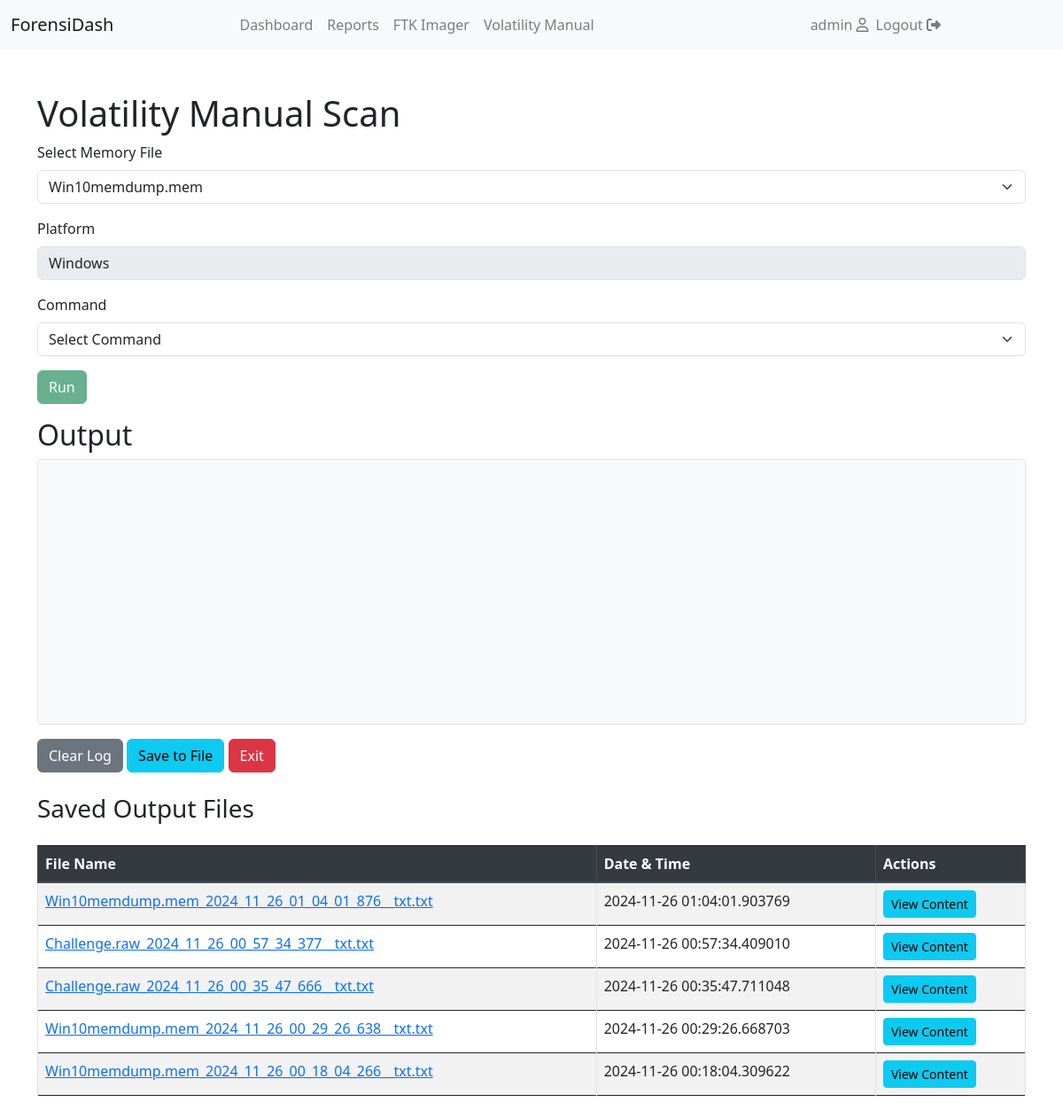
The app's page /volatility (signed in) with its own data.
### models.py (models this page shows)
class User(db.Model, UserMixin):
    id = db.Column(db.Integer, primary_key=True)
    username = db.Column(db.String(150), unique=True, nullable=False)
    password = db.Column(db.String(150), nullable=False)
    vol_manual = db.relationship('VolManual', back_populates='user')

class VolManual(db.Model):
    id = db.Column(db.Integer, primary_key=True)
    user_id = db.Column(db.Integer, db.ForeignKey('user.id'), nullable=False)
    file_id = db.Column(db.Integer, db.ForeignKey('uploaded_files.id'), nullable=False)  # Corrected foreign key reference
    file_name = db.Column(db.String(255), nullable=False)
    date_time = db.Column(db.DateTime, default=datetime.utcnow)
    output = db.Column(db.String(255), nullable=False)
    user = db.relationship('User', back_populates='vol_manual')
    file = db.relationship('UploadedFile', back_populates='vol_manual')

### app.py (the view)
@app.route('/volatility', methods=['GET', 'POST'])
@login_required
def volatility():
    uploaded_files = UploadedFile.query.filter_by(user_id=current_user.id, file_type='memory').all()
    saved_files = VolManual.query.filter_by(user_id=current_user.id).order_by(VolManual.date_time.desc()).all()
    return render_template('volatility.html', uploaded_files=uploaded_files, saved_files=saved_files)

### app.py (called while the page is built)
@login_manager.user_loader
def load_user(user_id):
    return User.query.get(int(user_id))

### templates/volatility.html (shortened to what this page needs)
{% extends "base.html" %}
{% block content %}
<link rel="stylesheet" href="https://cdn.jsdelivr.net/npm/bootstrap@5.3.0/dist/css/bootstrap.min.css">
<body>
    <div class="container mt-5">
        <h1>Volatility Manual Scan</h1>
        <form id="volatility-form">
            <div class="mb-3">
                <label for="memory-file" class="form-label">Select Memory File</label>
                <select id="memory-file" class="form-select" required>
                    {% for file in uploaded_files %}
                    <option value="{{ file.id }}">{{ file.filename }}</option>
                    {% endfor %}
                </select>
            </div>
            <div class="mb-3">
                <label for="platform" class="form-label">Platform</label>
                <input type="text" id="platform" class="form-control" value="Windows" disabled>
            </div>
            <div class="mb-3">
                <label for="command" class="form-label">Command</label>
                <select id="command" class="form-select" required>
                    <option value="" disabled selected>Select Command</option>
                </select>
            </div>
            <div class="mb-3">
                <button type="button" id="run-command" class="btn btn-success" disabled>Run</button>
            </div>
        </form>
        <h2>Output</h2>
        <div id="output"></div>
        <div class="mt-3">
            <button type="button" id="clear-log" class="btn btn-secondary">Clear Log</button>
            <button type="button" id="save-output" class="btn btn-info">Save to File</button>
            <button type="button" id="exit" class="btn btn-danger">Exit</button>
        </div>
    </div>
    <div class="container mt-4">
        <h3 class="mb-4">Saved Output Files</h3>
        {% if saved_files %}
            <div class="table-responsive">
                <table class="table table-striped table-bordered table-hover">
                    <thead class="thead-dark">
                        <tr>
                            <th>File Name</th>
                            <th>Date & Time</th>
                            <th>Actions</th>
                        </tr>
                    </thead>
                    <tbody>
                        {% for saved_file in saved_files %}
                            <tr>
                                <td><a href="{{ saved_file.output }}" target="_blank">{{ saved_file.file_name }}</a></td>
                                <td>{{ saved_file.date_time }}</td>
                                <td>
                                    <a href="{{ url_for('view_output', filename=saved_file.file_name) }}" target="_blank" class="btn btn-info btn-sm">View Content</a>
                                </td>
                            </tr>
                        {% endfor %}
                    </tbody>
                </table>
            </div>
        {% else %}
            <p class="text-muted">No saved files yet.</p>
        {% endif %}
    </div>
</body>
{% endblock %}

### templates/base.html (shortened to what this page needs)
<!DOCTYPE html>
<html lang="en">
<head>
    <link rel="stylesheet" href="{{ url_for('static', filename='bootstrap.min.css') }}">
    <link rel="stylesheet" href="{{ url_for('static', filename='all.min.css') }}">
    <link rel="stylesheet" href="{{ url_for('static', filename='styles.css') }}">
    <link rel="stylesheet" href="https://cdn.datatables.net/1.10.24/css/jquery.dataTables.min.css">
    <link rel="stylesheet" href="https://cdnjs.cloudflare.com/ajax/libs/font-awesome/6.6.0/css/all.min.css" />
    <link rel="stylesheet" href="{{url_for('static',filename='bootstrap-icons.min.css')}}">
    <link rel="stylesheet" href="https://cdnjs.cloudflare.com/ajax/libs/font-awesome/6.6.0/css/fontawesome.min.css" />
    <link rel="stylesheet" href="https://stackpath.bootstrapcdn.com/bootstrap/4.5.2/css/bootstrap.min.css">
</head>
<body>
    <nav class="navbar navbar-expand-md navbar-light bg-light">
        <div class="container-fluid">
            <a class="navbar-brand" href="/">ForensiDash</a>
            <div class="collapse navbar-collapse" id="navbarNav">
                <ul class="navbar-nav mx-auto">
                {% if current_user.is_authenticated %}
                    <li class="nav-item">
                        <a class="nav-link" href="/dashboard">Dashboard</a>
                    </li>
                    <li class="nav-item">
                        <a class="nav-link" href="#reports">Reports</a>
                    </li>
                    <li class="nav-item">
                        <a class="nav-link" href="/ftk">FTK Imager</a>
                    </li>
                    <li class="nav-item">
                        <a class="nav-link" href="/volatility">Volatility Manual</a>
                    </li>
                </ul>
                <ul class="navbar-nav navbar-right">
                        <li class="nav-item">
                            <span class="navbar-text"> {{ current_user.username }} <i class="far fa-user"></i>
                        </li>
                        <li class="nav-item">
                            <a class="nav-link" href="/logout">Logout <i class="fas fa-sign-out-alt"></i></a>
                        </li>
                    {% endif %}
                </ul>
            </div>
        </div>
    </nav>
    <div class="container-fluid">
        {% block content %}{% endblock %}
    </div>
</body>
</html>

### static/styles.css (style rules this page uses)
.table td, .table th { word-wrap: break-word; white-space: normal; }

### templates/base.html (style rules this page uses)
.navbar-nav { margin: 0 auto; }
.navbar-right { margin-left: auto; }

### templates/volatility.html (style rules this page uses)
#output { height: 300px; overflow-y: auto; background-color: #f8f9fa; padding: 10px; border: 1px solid #dee2e6; border-radius: 5px; font-family: monospace; white-space: pre-wrap; word-wrap: break-word; }

### records on screen
User: username "admin"
VolManual: file_name "Win10memdump.mem_2024_11_26_01_04_01_876__txt.txt", date_time "2024-11-26 01:04:01.903769"
VolManual: file_name "Challenge.raw_2024_11_26_00_57_34_377__txt.txt", date_time "2024-11-26 00:57:34.409010"
VolManual: file_name "Challenge.raw_2024_11_26_00_35_47_666__txt.txt", date_time "2024-11-26 00:35:47.711048"
VolManual: file_name "Win10memdump.mem_2024_11_26_00_29_26_638__txt.txt", date_time "2024-11-26 00:29:26.668703"
VolManual: file_name "Win10memdump.mem_2024_11_26_00_18_04_266__txt.txt", date_time "2024-11-26 00:18:04.309622"

### other values on screen
form field value "Win10memdump.mem"
